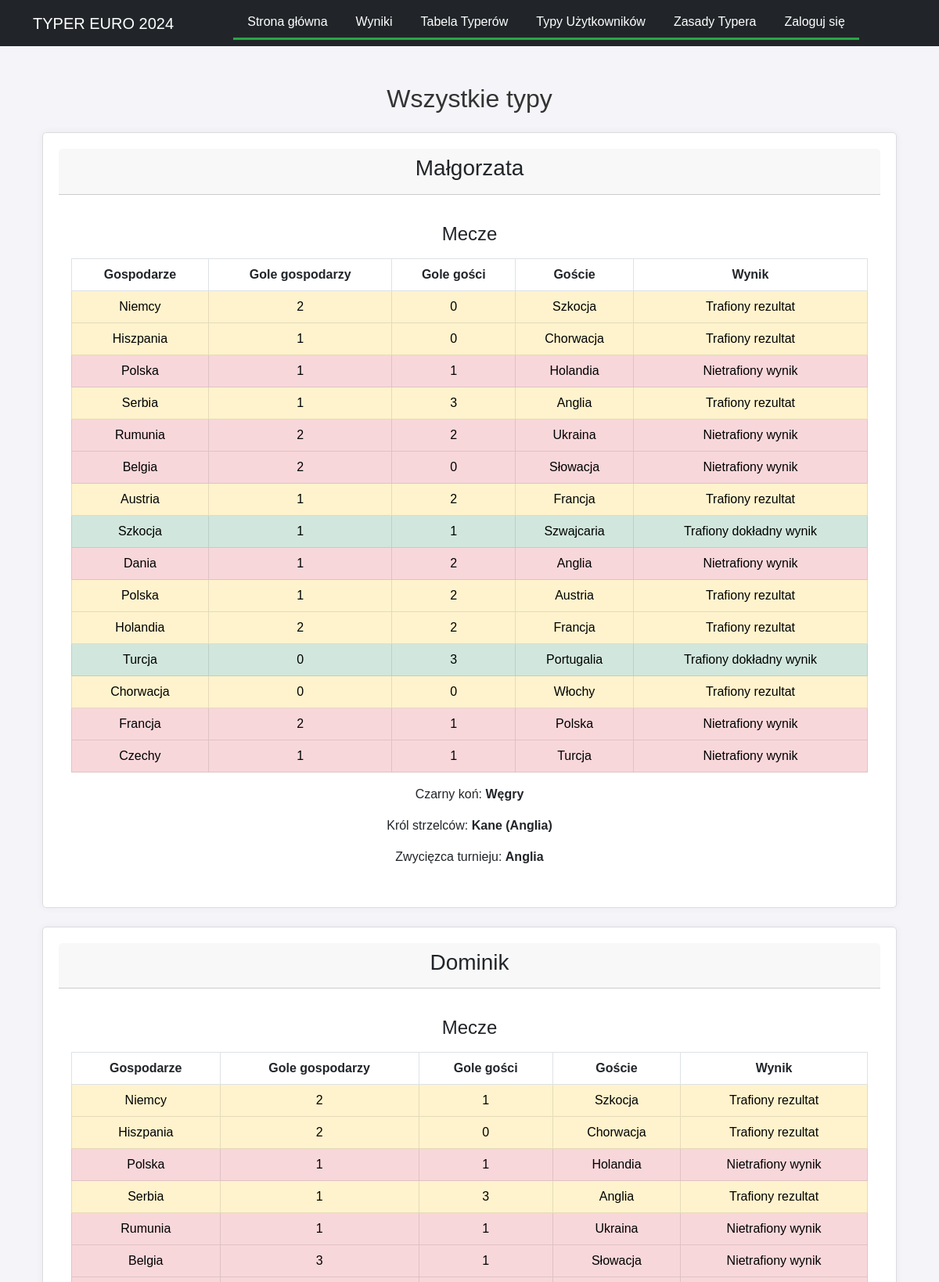
/user-predictions/ (upper part), run on the app's committed database.
### contest/models.py (models this page shows, shortened)
class Article(models.Model):
    title = models.CharField(max_length=200)
    slug = models.SlugField(max_length=200, unique=True, blank=True)
    content = models.TextField()
    author = models.ForeignKey(User, on_delete=models.CASCADE)
    created_at = models.DateTimeField(auto_now_add=True)
    updated_at = models.DateTimeField(auto_now=True)

class Bet(models.Model):
    STATUS_CHOICES = [
        (0, 'Pending'),
        (1, 'Wrong'),
        (2, 'Good'),
        (3, 'Exact'),
    ]
    user = models.ForeignKey(User, on_delete=models.CASCADE)
    match = models.ForeignKey(Match, on_delete=models.CASCADE)
    home_team_score = models.IntegerField()
    away_team_score = models.IntegerField()
    status = models.IntegerField(choices=STATUS_CHOICES, default=0)
    created_at = models.DateTimeField(auto_now_add=True)
    updated_at = models.DateTimeField(auto_now=True)

class Match(models.Model):
    group = models.CharField(max_length=2)
    home_team = models.CharField(max_length=100)
    away_team = models.CharField(max_length=100)
    date = models.DateTimeField()
    place = models.CharField(max_length=100)
    actual_home_team_score = models.IntegerField(null=True, blank=True, default=0)
    actual_away_team_score = models.IntegerField(null=True, blank=True, default=0)
    final_score = models.BooleanField(default=False)

class UnderdogSelection(models.Model):
    team = models.CharField(max_length=50)
    user = models.OneToOneField(User, on_delete=models.CASCADE)
    confirmed = models.BooleanField(default=False)

class TopScorerSelection(models.Model):
    player = models.CharField(max_length=100)
    country = models.CharField(max_length=100)
    confirmed = models.BooleanField(default=False)
    is_top_scorer = models.BooleanField(default=False)
    user = models.ForeignKey(User, on_delete=models.CASCADE, null=True, blank=True)

class TournamentWinnerSelection(models.Model):
    team = models.ForeignKey(Team, on_delete=models.CASCADE)
    user = models.OneToOneField(User, on_delete=models.CASCADE)
    confirmed = models.BooleanField(default=False)  # Add this line

class Team(models.Model):
    name = models.CharField(max_length=255, unique=True)
    is_winner = models.BooleanField(default=False)
    def __str__(self):
        return self.name

### contest/views.py (the view)
# urls.py: path('user-predictions/', views.user_predictions, name='user_predictions'),
def user_predictions(request):
    users = User.objects.filter(is_superuser=False)
    user_data = []
    for user in users:
        bets = Bet.objects.filter(user=user).select_related('match')
        underdog = UnderdogSelection.objects.filter(user=user).first()
        top_scorer = TopScorerSelection.objects.filter(user=user).first()
        tournament_winner = TournamentWinnerSelection.objects.filter(user=user).first()
        user_data.append({
            'user': user,
            'bets': bets,
            'underdog': underdog,
            'top_scorer': top_scorer,
            'tournament_winner': tournament_winner,
        })
    context = {
        'user_data': user_data,
        'matches': Match.objects.all(),
        'actual_results': ActualResults.objects.all(),
    }
    return render(request, 'user_predictions.html', context)

### contest/templatetags/article_tags.py (called while the page is built)
@register.simple_tag
def get_articles():
    return Article.objects.all()

### contest/templates/user_predictions.html (shortened to what this page needs)
{% extends 'base.html' %}
{% block content %}
<div class="container-fluid container-lg mt-4">
    <h2 class="mb-4">Wszystkie typy</h2>
    <div class="user-predictions">
        {% for data in user_data %}
        <div class="card mb-4">
            <div class="card-header">
                <h3 class="card-title">{{ data.user.username }}</h3>
            </div>
            <div class="card-body mt-4">
                <h4 class="card-subtitle mb-3">Mecze</h4>
                <div class="table-responsive">
                    <table class="table table-bordered table-hover prediction-table">
                        <thead class="thead-dark">
                            <tr>
                                <th>Gospodarze</th>
                                <th>Gole gospodarzy</th>
                                <th>Gole gości</th>
                                <th>Goście</th>
                                <th>Wynik</th>
                            </tr>
                        </thead>
                        <tbody>
                            {% for bet in data.bets %}
                            <tr class="
                                {% if bet.status == 1 %}
                                    table-danger
                                {% elif bet.status == 2 %}
                                    table-warning
                                {% elif bet.status == 3 %}
                                    table-success
                                {% endif %}
                            ">
                                <td>{{ bet.match.home_team }}</td>
                                <td>{{ bet.home_team_score }}</td>
                                <td>{{ bet.away_team_score }}</td>
                                <td>{{ bet.match.away_team }}</td>
                                <td>
                                    {% if bet.status == 1 %}
                                    Nietrafiony wynik
                                    {% elif bet.status == 2 %}
                                    Trafiony rezultat
                                    {% elif bet.status == 3 %}
                                    Trafiony dokładny wynik
                                    {% else %}
                                    -
                                    {% endif %}
                                </td>
                            </tr>
                            {% endfor %}
                        </tbody>
                    </table>
                </div>
                <p class="mt-3">Czarny koń:
                    {% if data.underdog %}
                    <span><strong>{{ data.underdog.team }}</strong></span>
                    {% else %}
                    <span><strong>Brak wyboru</strong></span>
                    {% endif %}
                </p>
                <p>Król strzelców:
                    {% if data.top_scorer %}
                    <span><strong>{{ data.top_scorer.player }}</strong></span>
                    {% else %}
                    <span><strong>Brak wyboru</strong></span>
                    {% endif %}
                </p>
                <p>Zwycięzca turnieju:
                    {% if data.tournament_winner %}
                    <span><strong>{{ data.tournament_winner.team }}</strong></span>
                    {% else %}
                    <span><strong>Brak wyboru</strong></span>
                    {% endif %}
                </p>
            </div>
        </div>
        {% endfor %}
    </div>
</div>
{% endblock %}

### contest/templates/base.html (shortened to what this page needs)
{% load static %}
{% load article_tags %}
<!DOCTYPE html>
<html lang="pl">
<head>
    <link href="https://cdn.jsdelivr.net/npm/bootstrap@5.3.0/dist/css/bootstrap.min.css" rel="stylesheet">
    <link rel="stylesheet" type="text/css" href="{% static 'css/styles.css' %}">
    <link rel="stylesheet" href="https://cdnjs.cloudflare.com/ajax/libs/font-awesome/6.0.0-beta3/css/all.min.css">
</head>
<body>
<nav class="navbar navbar-expand-lg navbar-dark bg-dark">
    <div class="container bg-dark border-0">
        <a class="navbar-brand" href="{% url 'home' %}">TYPER EURO 2024</a>
        <div class="collapse navbar-collapse justify-content-center" id="navbarNav">
            <ul class="navbar-nav bg-dark flex-wrap">
                <li class="nav-item">
                    <a class="nav-link" href="{% url 'home' %}">Strona główna</a>
                </li>
                <li class="nav-item">
                    <a class="nav-link" href="{% url 'results' %}">Wyniki</a>
                </li>
                <li class="nav-item">
                    <a class="nav-link" href="{% url 'leaderboard' %}">Tabela Typerów</a>
                </li>
                <li class="nav-item">
                    <a class="nav-link" href="{% url 'user_predictions' %}">Typy Użytkowników</a>
                </li>
                {% get_articles as articles %}
                {% for article in articles %}
                <li class="nav-item">
                    <a class="nav-link" href="{% url 'view_article' article.slug %}">{{ article.title }}</a>
                </li>
                {% endfor %}
                {% if user.is_authenticated %}
                {% if not user.is_superuser %}
                <li class="nav-item">
                    <a class="nav-link" href="{% url 'betting' %}">Typuj spotkania</a>
                </li>
                {% endif %}
                {% if user.is_superuser %}
                <li class="nav-item">
                    <a class="nav-link" href="{% url 'create_user' %}">Create User</a>
                </li>
                <li class="nav-item">
                    <a class="nav-link" href="{% url 'create_match' %}">Create Match</a>
                </li>
                <li class="nav-item">
                    <a class="nav-link" href="{% url 'edit_points' %}">Edit Points</a>
                </li>
                <li class="nav-item">
                    <a class="nav-link" href="{% url 'user_list' %}">User List</a>
                </li>
                <li class="nav-item">
                    <a class="nav-link" href="{% url 'article_list' %}">Articles</a>
                </li>
                <li class="nav-item">
                    <a class="nav-link" href="{% url 'actual_results' %}">Actual Results</a>
                </li>
                <li class="nav-item">
                    <a class="nav-link" href="{% url 'edit_bet_status' %}">Edit Bet Statuses</a>
                </li>
                {% endif %}
                <li class="nav-item">
                    <a class="nav-link" href="{% url 'profile' %}">Profil</a>
                </li>
                <li class="nav-item">
                    <a class="nav-link" href="#" id="logout-link"
                       onclick="document.getElementById('logout-form').submit(); return false;">Wyloguj się</a>
                    <form id="logout-form" method="post" action="{% url 'logout' %}" style="display: none;">
                        {% csrf_token %}
                    </form>
                </li>
                {% else %}
                <li class="nav-item">
                    <a class="nav-link" href="{% url 'login' %}">Zaloguj się</a>
                </li>
                {% endif %}
            </ul>
        </div>
    </div>
</nav>
<div class="container-fluid container-lg mt-5">
    {% block content %}{% endblock %}
</div>
</body>
</html>

### static/css/styles.css (style rules this page uses)
body { font-family: Arial, sans-serif; margin: 0; padding: 0; background-color: #f4f4f9; }
nav ul { list-style-type: none; padding: 0; margin: 0; background-color: #343a40; display: flex; justify-content: center; border-bottom: 3px solid #28a745; }
nav ul li { margin: 0; }
nav ul li a { display: block; color: white; text-align: center; padding: 15px 20px; text-decoration: none; transition: background-color 0.3s; }
h1, h2 { text-align: center; color: #333; margin-top: 20px; margin-bottom: 10px; }
.card { padding: 20px; margin-bottom: 20px; border: 1px solid #ddd; background-color: #fff; border-radius: 5px; box-shadow: 0 0 10px rgba(0, 0, 0, 0.05); text-align: center; }
ul { padding: 0; list-style-type: none; text-align: center; }
ul li { margin-bottom: 10px; }
.table { margin: 0 auto; text-align: center; }
.table tr { text-align: center; }
.navbar-nav .nav-item { margin-left: 10px; margin-right: 10px; }
.navbar-nav .nav-link { color: white !important; }

### data on the page
Article: title "Zasady Typera"
Bet: match.home_team "Niemcy", home_team_score "2", away_team_score "0", match.away_team "Szkocja", status "Trafiony rezultat"
Bet: match.home_team "Hiszpania", home_team_score "1", away_team_score "0", match.away_team "Chorwacja", status "Trafiony rezultat"
Bet: match.home_team "Polska", home_team_score "1", away_team_score "1", match.away_team "Holandia", status "Nietrafiony wynik"
Bet: match.home_team "Serbia", home_team_score "1", away_team_score "3", match.away_team "Anglia", status "Trafiony rezultat"
Bet: match.home_team "Rumunia", home_team_score "2", away_team_score "2", match.away_team "Ukraina", status "Nietrafiony wynik"
Bet: match.home_team "Belgia", home_team_score "2", away_team_score "0", match.away_team "Słowacja", status "Nietrafiony wynik"
Bet: match.home_team "Austria", home_team_score "1", away_team_score "2", match.away_team "Francja", status "Trafiony rezultat"
Bet: match.home_team "Szkocja", home_team_score "1", away_team_score "1", match.away_team "Szwajcaria", status "Trafiony dokładny wynik"
Bet: match.home_team "Dania", home_team_score "1", away_team_score "2", match.away_team "Anglia", status "Nietrafiony wynik"
Bet: match.home_team "Polska", home_team_score "1", away_team_score "2", match.away_team "Austria", status "Trafiony rezultat"
Bet: match.home_team "Holandia", home_team_score "2", away_team_score "2", match.away_team "Francja", status "Trafiony rezultat"
Bet: match.home_team "Turcja", home_team_score "0", away_team_score "3", match.away_team "Portugalia", status "Trafiony dokładny wynik"
Bet: match.home_team "Chorwacja", home_team_score "0", away_team_score "0", match.away_team "Włochy", status "Trafiony rezultat"
Bet: match.home_team "Francja", home_team_score "2", away_team_score "1", match.away_team "Polska", status "Nietrafiony wynik"
Bet: match.home_team "Czechy", home_team_score "1", away_team_score "1", match.away_team "Turcja", status "Nietrafiony wynik"
Bet: match.home_team "Niemcy", home_team_score "2", away_team_score "1", match.away_team "Szkocja", status "Trafiony rezultat"
Bet: match.home_team "Hiszpania", home_team_score "2", away_team_score "0", match.away_team "Chorwacja", status "Trafiony rezultat"
Bet: match.home_team "Polska", home_team_score "1", away_team_score "1", match.away_team "Holandia", status "Nietrafiony wynik"
Bet: match.home_team "Serbia", home_team_score "1", away_team_score "3", match.away_team "Anglia", status "Trafiony rezultat"
Bet: match.home_team "Rumunia", home_team_score "1", away_team_score "1", match.away_team "Ukraina", status "Nietrafiony wynik"
Bet: match.home_team "Belgia", home_team_score "3", away_team_score "1", match.away_team "Słowacja", status "Nietrafiony wynik"

### other printed values
{{ data.user.username }} "Małgorzata"
{{ data.underdog.team }} "Węgry"
{{ data.top_scorer.player }} "Kane (Anglia)"
{{ data.tournament_winner.team }} "Anglia"
{{ data.user.username }} "Dominik"
